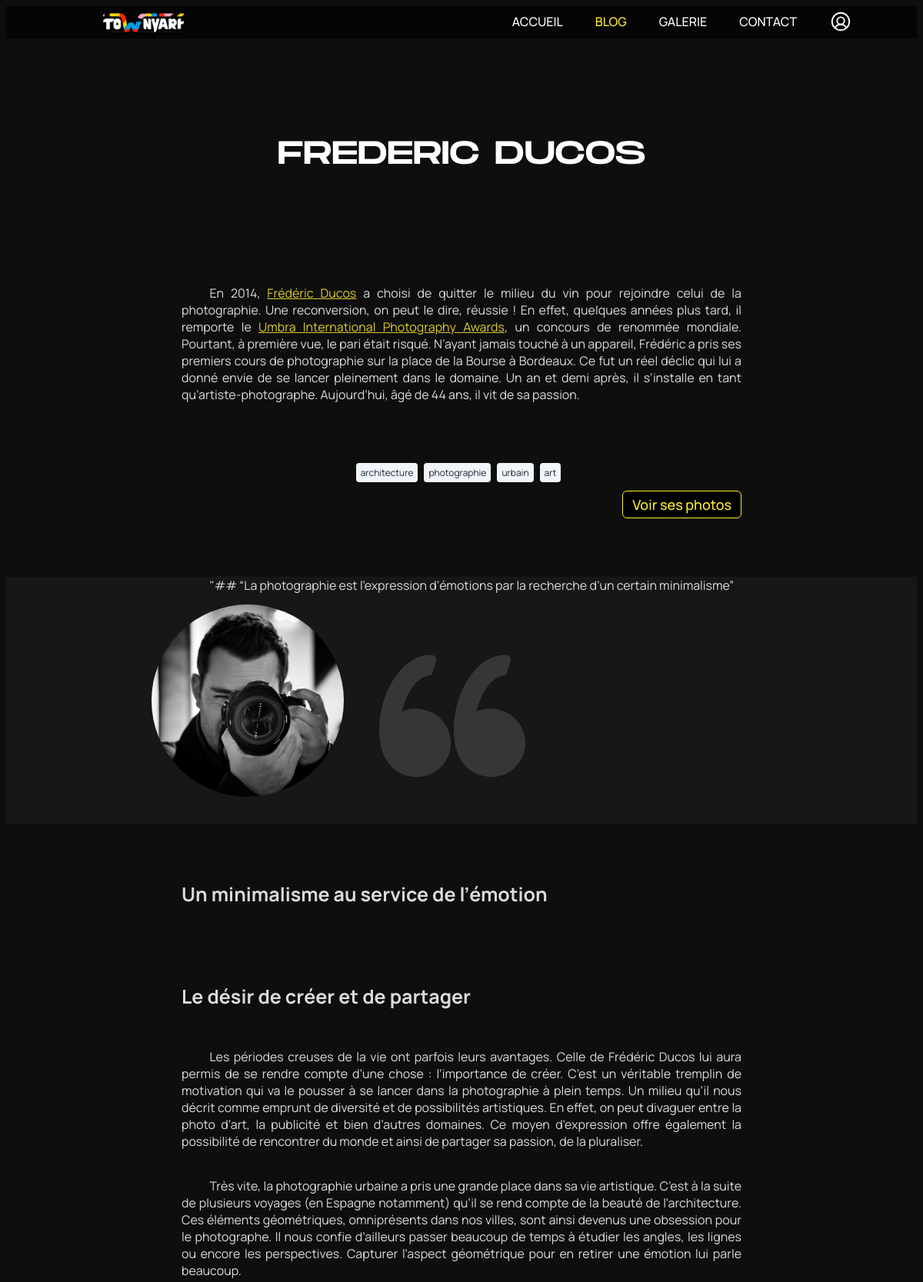
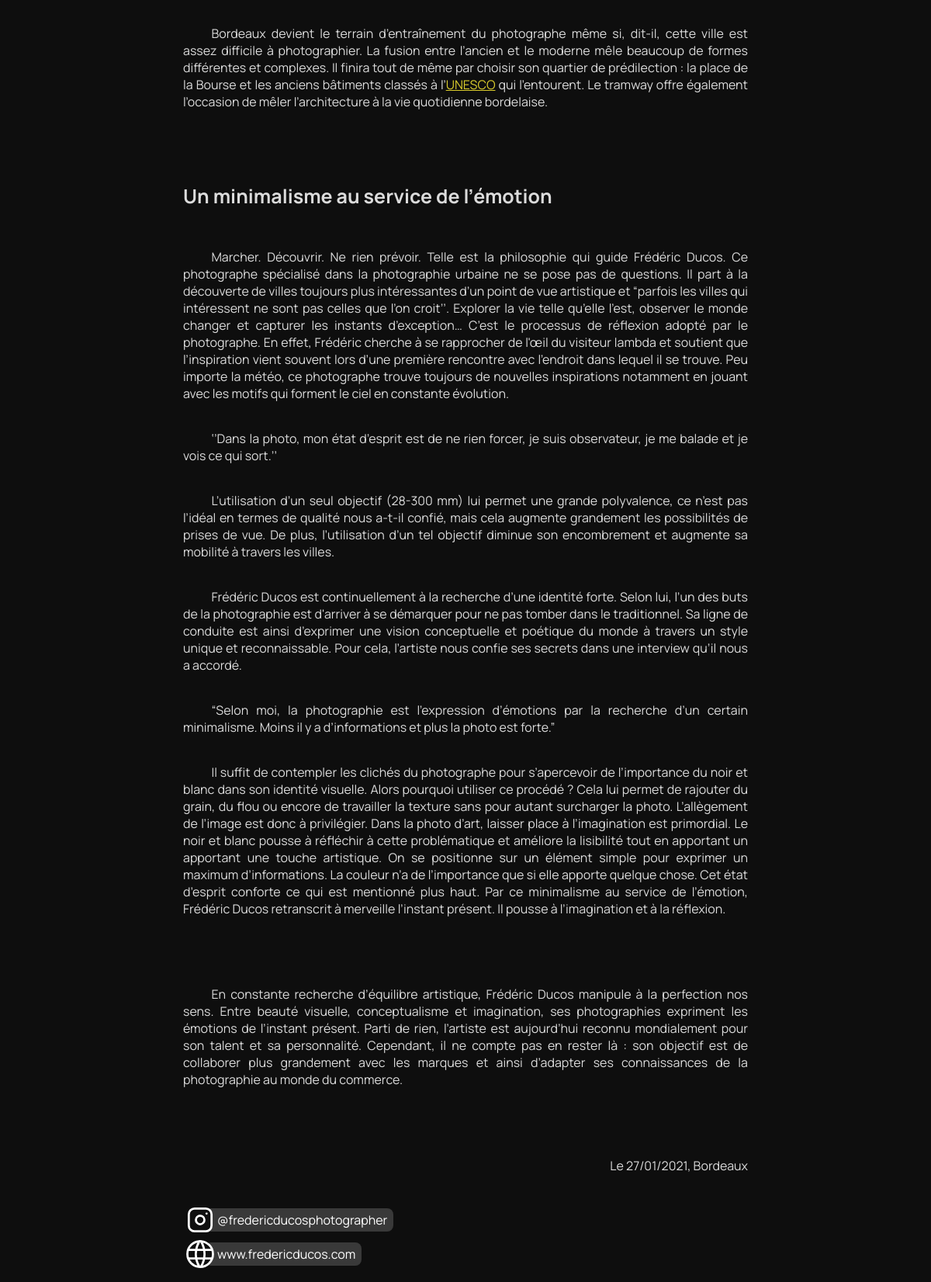
The page /blog/portrait.php (upper part) on the database as committed earlier (2 pictures, top to bottom).
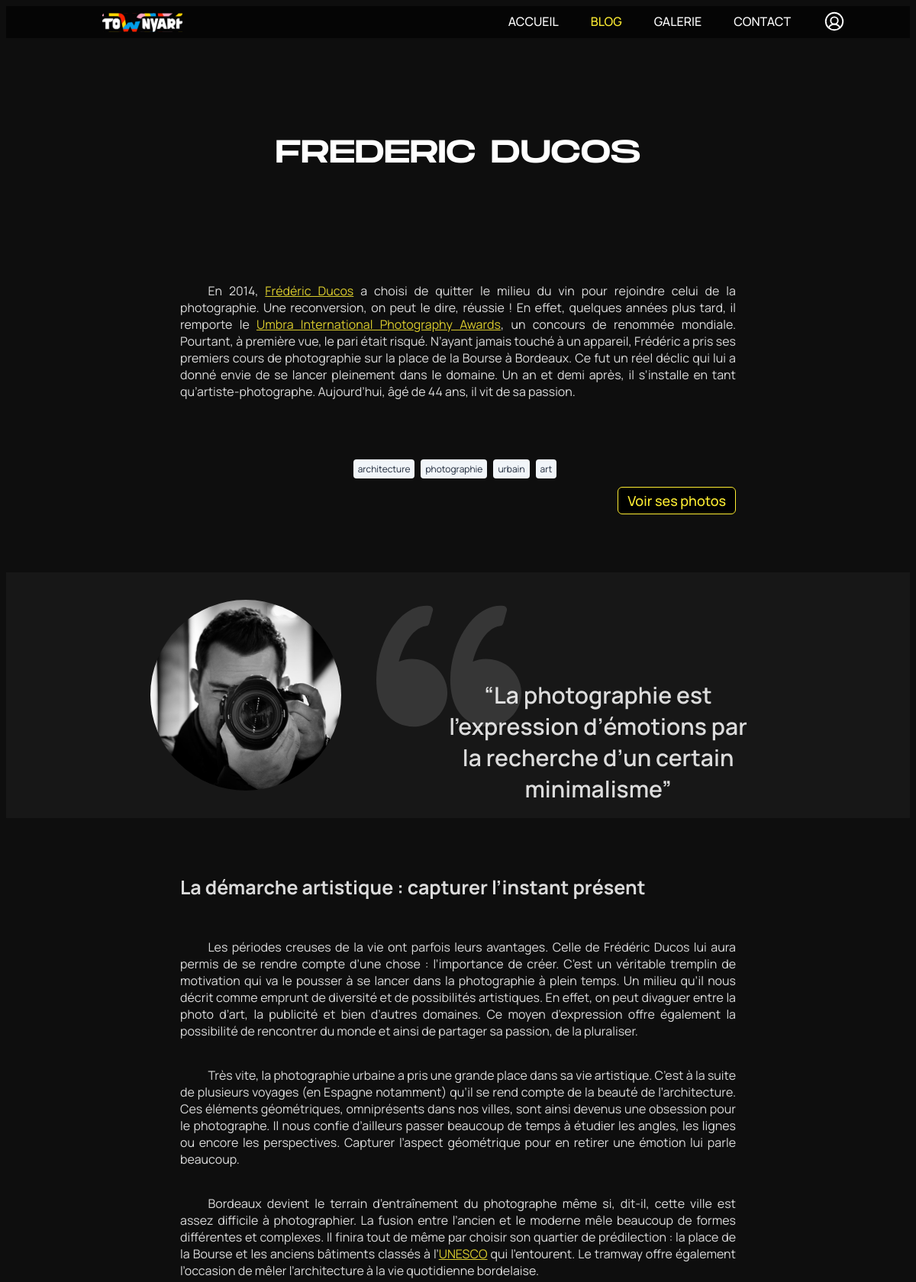
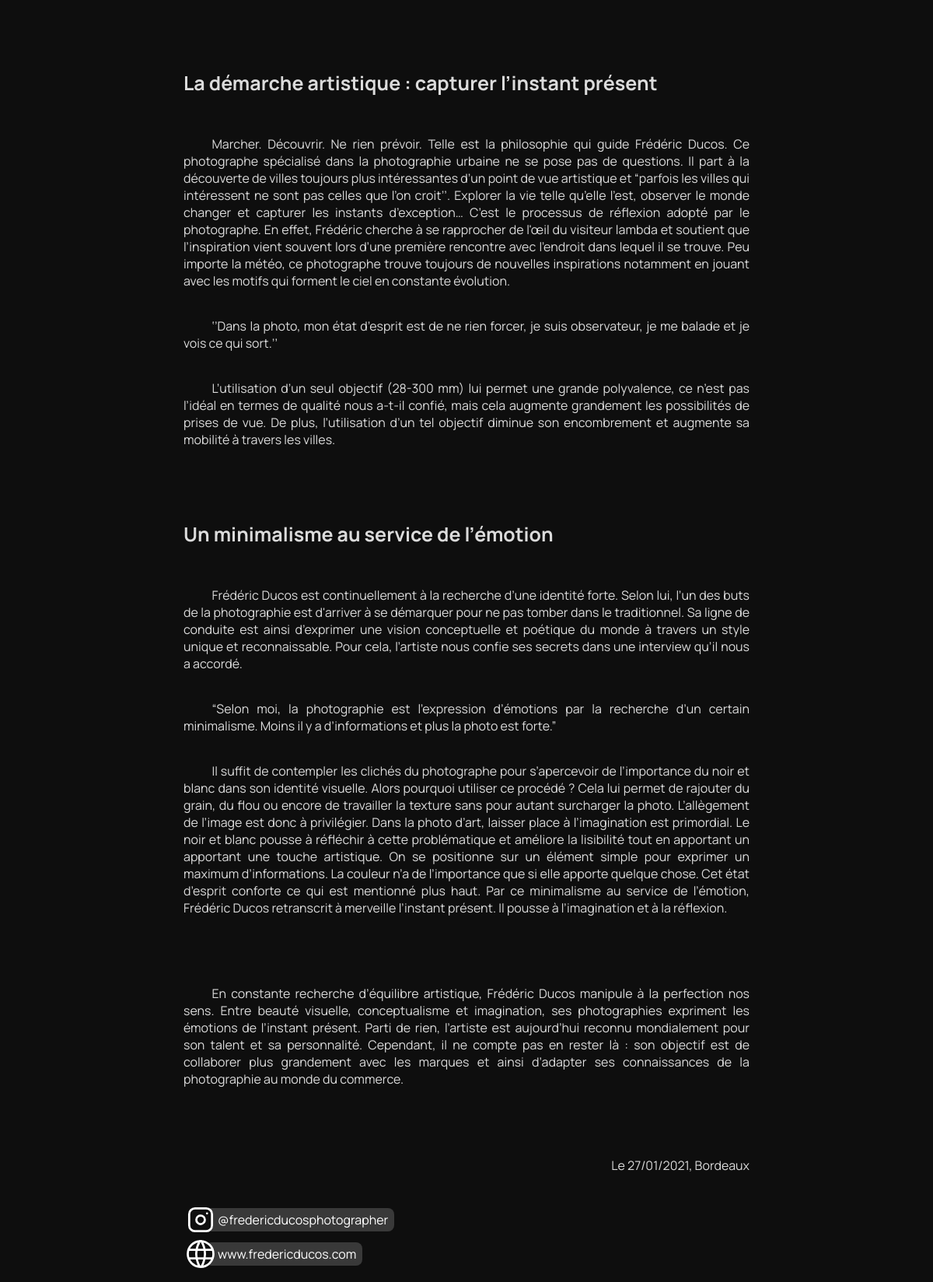
The same page on the database as committed later (2 pictures, top to bottom).
### tables this page shows
CREATE TABLE `article` (
  `numArt` int(8) NOT NULL,
  `dtCreArt` datetime DEFAULT NULL,
  `libTitrArt` char(100) DEFAULT NULL,
  `libChapoArt` text DEFAULT NULL,
  `libAccrochArt` char(100) DEFAULT NULL,
  `parag1Art` text DEFAULT NULL,
  `libSsTitr1Art` char(100) DEFAULT NULL,
  `parag2Art` text DEFAULT NULL,
  `libSsTitr2Art` char(100) DEFAULT NULL,
  `parag3Art` text DEFAULT NULL,
  `libConclArt` text DEFAULT NULL,
  `urlPhotArt` char(70) DEFAULT NULL,
  `numAngl` char(8) NOT NULL,
  `numThem` char(8) NOT NULL
);

### CLASS_CRUD/article.class.php (called while the page is built, shortened)
<?php
require_once __DIR__ . '../../CONNECT/database.php';
class ARTICLE
{
    function get_1Article($numArt)
    {
        global $db;
        $query = 'SELECT * FROM article WHERE numArt = ?';
        $request = $db->prepare($query);
        $request->execute(array($numArt));
        $result = $request->fetch();
        return ($result);
    }
}

### blog/portrait.php (the view, shortened to what the changed rows need)
<?php
require_once('../front/assets/vendors/parsedown.php');
require_once('../CLASS_CRUD/article.class.php');
$article = new ARTICLE;
$articleData = $article->get_1Article($_GET['id']);
$Parsedown = new ParsedownExtraPlugin();
$Parsedown->linkAttributes = function($Text, $Attributes, &$Element, $Internal) {
    if (!$Internal) {
        return [
            'rel' => 'nofollow',
            'target' => '_blank'
        ];
    }
    return [];
};
$libTitrArt = "FREDERIC DUCOS";
$libChapoArt = $articleData['libChapoArt'];
$libAccrochArt = $articleData['libAccrochArt'];
$libSsTitr1Art = $articleData['libSsTitr2Art'];
$parag1Art = $articleData['parag1Art'];
$libSsTitr2Art = $articleData['libSsTitr2Art'];
$parag2Art = $articleData['parag2Art'];
$parag3Art = $articleData['parag3Art'];
$libConclArt = $articleData['libConclArt'];
?>
<!DOCTYPE html>
<html lang="fr">
<head>
  <?php include('../front/includes/commons/headRequired.php') ?>
  <link rel="stylesheet" href="../front/assets/master.css" />
  <link rel="stylesheet" href="../front/assets/navbar.css" />
  <link rel="stylesheet" href="../front/assets/portrait.css" />
  <link rel="stylesheet" href="../front/assets/footer.css" />
  <link rel="stylesheet" href="../front/assets/commentaire.css" />
</head>
<body>
  <main class="portrait-container">
    <section class="introduction">
      <h1 class="portrait-container">
        <?php
        echo $Parsedown->line($libTitrArt);
        ?>
      </h1>
      <p id="intro">
        <?php
        echo $Parsedown->text($libChapoArt);
        ?>
      <div class="tags">
        <h5>architecture</h5>
        <h5>photographie</h5>
        <h5>urbain</h5>
        <h5>art</h5>
      </div>
      <div class="button">
        <a href="https://www.fredericducos.com" id="Voir ses photos" target="blank">Voir ses photos</a>
      </div>
    </section>
    <div class="bandeau">
      <div class="portrait">
        <img src="../front/assets/image/portraitfredericducos.png" alt="frederic ducos" width="250" id="frederic" />
      </div>
      <?php
      echo $Parsedown->text($libAccrochArt);
      ?>
      <div class="quote">
        <img src="../front/assets/image/quote.svg" alt="" width="190" />
      </div>
    </div>
    <section class="article">
      <?php
      echo $Parsedown->text($libSsTitr1Art);
      echo $Parsedown->text($parag1Art);
      echo $Parsedown->text($libSsTitr2Art);
      echo $Parsedown->text($parag2Art);
      echo $Parsedown->text($parag3Art);
      ?>
      <br>
      <br>
      <?php
      echo $Parsedown->text($libConclArt);
      ?>
      <h6>Le 27/01/2021, Bordeaux</h6>
      <div class="social">
        <a class="social-button" href="https://www.instagram.com/fredericducosphotographer/" target="blank">
        </a>
        <a class="social-button" href="https://www.fredericducos.com" target="blank">
        </a>
      </div>
    </section>
  </main>
</body>
</html>
</html>

### front/assets/vendors/parsedown.php (shortened to what the changed rows need)
<?php class Parsedown{protected function textElements($text){$text=str_replace(array("\r\n","\r"),"\n",$text);$text=trim($text,"\n");$lines=explode("\n",$text);return $this->linesElements($lines);}protected $breaksEnabled;protected $safeMode;protected $BlockTypes=array('#'=>array('Header'),'*'=>array('Rule','List'),'+'=>array('List'),'-'=>array('SetextHeader','Table','Rule','List'),'0'=>array('List'),'1'=>array('List'),'2'=>array('List'),'3'=>array('List'),'4'=>array('List'),'5'=>array('List'),'6'=>array('List'),'7'=>array('List'),'8'=>array('List'),'9'=>array('List'),':'=>array('Table'),'<'=>array('Comment','Markup'),'='=>array('SetextHeader'),'>'=>array('Quote'),'['=>array('Reference'),'_'=>array('Rule'),'`'=>array('FencedCode'),'|'=>array('Table'),'~'=>array('FencedCode'),);protected $unmarkedBlockTypes=array('Code',);protected function linesElements(array $lines){$Elements=array();$CurrentBlock=null;foreach($lines as $line){if(chop($line)===''){if(isset($CurrentBlock)){$CurrentBlock['interrupted']=(isset($CurrentBlock['interrupted'])?$CurrentBlock['interrupted']+1:1);}continue;}$indent=strspn($line,' ');$text=$indent>0?substr($line,$indent):$line;$Line=array('body'=>$line,'indent'=>$indent,'text'=>$text);$marker=$text[0];$blockTypes=$this->unmarkedBlockTypes;if(isset($this->BlockTypes[$marker])){foreach($this->BlockTypes[$marker]as $blockType){$blockTypes[]=$blockType;}}foreach($blockTypes as $blockType){$Block=$this->{"block$blockType"}($Line,$CurrentBlock);if(isset($Block)){$Block['type']=$blockType;if(!isset($Block['identified'])){$Block['identified']=true;}$CurrentBlock=$Block;continue 2;}}if(isset($CurrentBlock)and $CurrentBlock['type']==='Paragraph'){$Block=$this->paragraphContinue($Line,$CurrentBlock);}if(isset($Block)){$CurrentBlock=$Block;}else{if(isset($CurrentBlock)){$Elements[]=$this->extractElement($CurrentBlock);}$CurrentBlock=$this->paragraph($Line);$CurrentBlock['identified']=true;}}if(isset($CurrentBlock)){$Elements[]=$this->extractElement($CurrentBlock);}return $Elements;}protected function extractElement(array $Component){return $Component['element'];}protected function isBlockContinuable($Type){return method_exists($this,'block'.$Type.'Continue');}protected function blockHeader($Line){$level=strspn($Line['text'],'#');$text=trim($Line['text'],'#');$text=trim($text,' ');$Block=array('element'=>array('name'=>'h'.$level,'handler'=>array('function'=>'lineElements','argument'=>$text,'destination'=>'elements',)),);return $Block;}protected function paragraph($Line){return array('type'=>'Paragraph','element'=>array('name'=>'p','handler'=>array('function'=>'lineElements','argument'=>$Line['text'],'destination'=>'elements',),),);}protected function paragraphContinue($Line,array $Block){if(isset($Block['interrupted'])){return;}$Block['element']['handler']['argument'].="\n".$Line['text'];return $Block;}protected $InlineTypes=array('!'=>array('Image'),'&'=>array('SpecialCharacter'),'*'=>array('Emphasis'),':'=>array('Url'),'<'=>array('UrlTag','EmailTag','Markup'),'['=>array('Link'),'_'=>array('Emphasis'),'`'=>array('Code'),'~'=>array('Strikethrough'),'\\'=>array('EscapeSequence'),);protected $inlineMarkerList='!*_&[:<`~\\';public function line($text,$nonNestables=array()){return $this->elements($this->lineElements($text,$nonNestables));}protected function lineElements($text,$nonNestables=array()){$text=str_replace(array("\r\n","\r"),"\n",$text);$Elements=array();$nonNestables=(empty($nonNestables)?array():array_combine($nonNestables,$nonNestables));while($excerpt=strpbrk($text,$this->inlineMarkerList)){$marker=$excerpt[0];$markerPosition=strlen($text)-strlen($excerpt);$Excerpt=array('text'=>$excerpt,'context'=>$text);foreach($this->InlineTypes[$marker]as $inlineType){$Inline=$this->{"inline$inlineType"}($Excerpt);if(!isset($Inline)){continue;}if(!isset($Inline['position'])){$Inline['position']=$markerPosition;}$Inline['element']['nonNestables']=isset($Inline['element']['nonNestables'])?array_merge($Inline['element']['nonNestables'],$nonNestables):$nonNestables;$unmarkedText=substr($text,0,$Inline['position']);$InlineText=$this->inlineText($unmarkedText);$Elements[]=$InlineText['element'];$Elements[]=$this->extractElement($Inline);$text=substr($text,$Inline['position']+$Inline['extent']);continue 2;}$unmarkedText=substr($text,0,$markerPosition+1);$InlineText=$this->inlineText($unmarkedText);$Elements[]=$InlineText['element'];$text=substr($text,$markerPosition+1);}$InlineText=$this->inlineText($text);$Elements[]=$InlineText['element'];foreach($Elements as&$Element){if(!isset($Element['autobreak'])){$Element['autobreak']=false;}}return $Elements;}protected function inlineText($text){$Inline=array('extent'=>strlen($text),'element'=>array(),);$Inline['element']['elements']=self::pregReplaceElements($this->breaksEnabled?'/[ ]*+\n/':'/(?:[ ]*+\\\\|[ ]{2,}+)\n/',array(array('name'=>'br'),array('text'=>"\n"),),$text);return $Inline;}protected function inlineLink($Excerpt){$Element=array('name'=>'a','handler'=>array('function'=>'lineElements','argument'=>null,'destination'=>'elements',),'nonNestables'=>array('Url','Link'),'attributes'=>array('href'=>null,'title'=>null,),);$extent=0;$remainder=$Excerpt['text'];if(preg_match('/\[((?:[^][]++|(?R))*+)\]/',$remainder,$matches)){$Element['handler']['argument']=$matches[1];$extent+=strlen($matches[0]);$remainder=substr($remainder,$extent);}else{return;}if(preg_match('/^[(]\s*+((?:[^ ()]++|[(][^ )]+[)])++)(?:[ ]+("[^"]*+"|\'[^\']*+\'))?\s*+[)]/',$remainder,$matches)){$Element['attributes']['href']=$matches[1];$extent+=strlen($matches[0]);}return array('extent'=>$extent,'element'=>$Element,);}protected function handle(array $Element){if(isset($Element['handler'])){if(!isset($Element['nonNestables'])){$Element['nonNestables']=array();}if(is_string($Element['handler'])){$function=$Element['handler'];$argument=$Element['text'];unset($Element['text']);$destination='rawHtml';}else{$function=$Element['handler']['function'];$argument=$Element['handler']['argument'];$destination=$Element['handler']['destination'];}$Element[$destination]=$this->{$function}($argument,$Element['nonNestables']);unset($Element['handler']);}return $Element;}protected function element(array $Element){$Element=$this->handle($Element);$hasName=isset($Element['name']);$markup='';if($hasName){$markup.='<'.$Element['name'];if(isset($Element['attributes'])){foreach($Element['attributes']as $name=>$value){if($value===null){continue;}$markup.=" $name=\"".self::escape($value).'"';}}}$permitRawHtml=false;if(isset($Element['text'])){$text=$Element['text'];}elseif(isset($Element['rawHtml'])){$text=$Element['rawHtml'];$allowRawHtmlInSafeMode=isset($Element['allowRawHtmlInSafeMode'])&&$Element['allowRawHtmlInSafeMode'];$permitRawHtml=!$this->safeMode||$allowRawHtmlInSafeMode;}$hasContent=isset($text)||isset($Element['element'])||isset($Element['elements']);if($hasContent){$markup.=$hasName?'>':'';if(isset($Element['elements'])){$markup.=$this->elements($Element['elements']);}elseif(isset($Element['element'])){$markup.=$this->element($Element['element']);}else{if(!$permitRawHtml){$markup.=self::escape($text,true);}else{$markup.=$text;}}$markup.=$hasName?'</'.$Element['name'].'>':'';}elseif($hasName){$markup.=' />';}return $markup;}protected function elements(array $Elements){$markup='';$autoBreak=true;foreach($Elements as $Element){$autoBreakNext=(isset($Element['autobreak'])?$Element['autobreak']:isset($Element['name']));$autoBreak=!$autoBreak?$autoBreak:$autoBreakNext;$markup.=($autoBreak?"\n":'').$this->element($Element);$autoBreak=$autoBreakNext;}$markup.=$autoBreak?"\n":'';return $markup;}protected static function pregReplaceElements($regexp,$Elements,$text){$newElements=array();$newElements[]=array('text'=>$text);return $newElements;}protected static function escape($text,$allowQuotes=false){return htmlspecialchars($text,$allowQuotes?ENT_NOQUOTES:ENT_QUOTES,'UTF-8');}}?>
<?php class ParsedownExtra extends Parsedown{function text($text){$Elements=$this->textElements($text);$markup=$this->elements($Elements);$markup=trim($markup,"\n");$markup=preg_replace('/<\/dl>\s+<dl>\s+/','',$markup);return $markup;}protected function blockHeader($Line){$Block=parent::blockHeader($Line);return $Block;}protected function inlineLink($Excerpt){$Link=parent::inlineLink($Excerpt);$remainder=$Link!==null?substr($Excerpt['text'],$Link['extent']):'';return $Link;}protected function inlineText($text){$Inline=parent::inlineText($text);return $Inline;}}?><?php class ParsedownExtraPlugin extends ParsedownExtra{public $headerAttributes=array();public $headerText=null;public $linkAttributes=array();protected function blockHeader($Line){if(!$Block=parent::blockHeader($Line)){return;}$Level=strspn($Line['text'],'#');$this->doSetAttributes($Block['element'],$this->headerAttributes,array($Level));$this->doSetContent($Block['element'],$this->headerText,false,'argument',array($Level));return $Block;}protected function doGetAttributes($Element){if(isset($Element['attributes'])){return (array) $Element['attributes'];}return array();}protected function doGetContent($Element){if(isset($Element['handler']['argument'])){return implode("\n",(array) $Element['handler']['argument']);}return null;}private function doSetLink($Excerpt,$Function){if(!$Inline=call_user_func('parent::'.$Function,$Excerpt)){return;}$this->doSetAttributes($Inline['element'],$this->linkAttributes,array($this->isLocal($Inline['element'],'href')));return $Inline;}protected function doSetAttributes(&$Element,$From,$Args=array()){$Attributes=$this->doGetAttributes($Element);$Content=$this->doGetContent($Element);if(is_callable($From)){$Args=array_merge(array($Content,$Attributes,&$Element),$Args);}else{$Element['attributes']=array_replace($Attributes,(array) $From);}}protected function doSetContent(&$Element,$From,$Esc=false,$Mode='text',$Args=array()){$Content=$this->doGetContent($Element);}protected function element(array $Element){if(!$Any=parent::element($Element)){return;}return $Any;}protected function inlineLink($Excerpt){return $this->doSetLink($Excerpt,__FUNCTION__);}protected function inlineText($Text){return parent::inlineText($Text);}protected function inlineUrl($Excerpt){return $this->doSetLink($Excerpt,__FUNCTION__);}protected function isLocal($Element,$Key){$Link=isset($Element['attributes'][$Key])?(string) $Element['attributes'][$Key]:null;if(isset($_SERVER['HTTP_HOST'])){$Host=$_SERVER['HTTP_HOST'];}else if(isset($_SERVER['SERVER_NAME'])){$Host=$_SERVER['SERVER_NAME'];}else{$Host="";}return strpos($Link,'://')===false;}}?>

Rows that differ between the two databases and show on the page:
changed article: libChapoArt "…vit de sa passion. \"## “La photographie est l’expression d’émotions par la recherche d’un certain minimalisme” Un minimalisme au service de l’émotion Le désir de créer et de partager Les périodes creuses de la vie ont parfois leurs avantages. Celle de Frédéric Ducos lui aura permis de se rendre compte d’une chose : l’importance de créer. C’est un véritable tremplin de motivation qui va le pousser à se lancer dans la photographie à plein temps. Un milieu qu’il nous décrit comme emprunt de diversité et de possibilités artistiques. En effet, on peut divaguer entre la photo d’art, la publicité et bien d’autres domaines. Ce moyen d’expression offre également la possibilité de rencontrer du…" → "…vit de sa passion. “La photographie est l’expression d’émotions par la recherche d’un certain minimalisme” La démarche artistique : capturer l’instant présent Les périodes creuses de la vie ont parfois leurs avantages. Celle de Frédéric Ducos lui aura permis de se rendre compte d’une chose : l’importance de créer. C’est un véritable tremplin de motivation qui va le pousser à se lancer dans la photographie à plein temps. Un milieu qu’il nous décrit comme emprunt de diversité et de possibilités artistiques. En effet, on peut divaguer entre la photo d’art, la publicité et bien d’autres domaines. Ce moyen d’expression offre également la possibilité de rencontrer du monde et ainsi de partager…"
